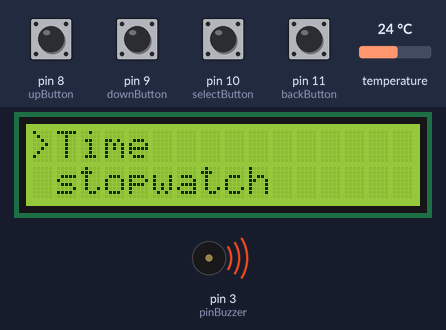
A sketch run on a simulated Arduino Uno, built with avr-gcc and run on an emulated ATmega328P. On the bench: 16×2 character LCD, buzzer (waves = sounding, pin HIGH). The test bench sets the inputs (shaded band); at power-on: pin 8 (upButton), pin 9 (downButton), pin 10 (selectButton), pin 11 (backButton) HIGH, temperature 24 °C. The local clock reads 2024-03-15 10:24:30 at power-on unless the sketch sets it; what the sketch prints to the serial monitor is not drawn.

Above: at 1.3 s.
1.4 s: pin 10 (selectButton) pulled LOW for 0.15 s
At 2.4 s:
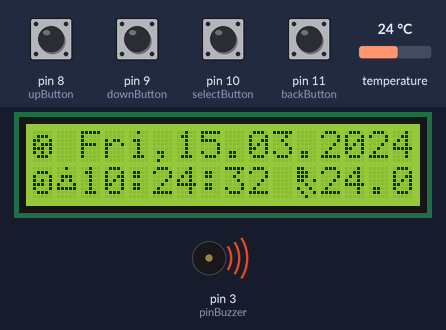
4.5 s: temperature set to 12 °C
At 5.8 s:
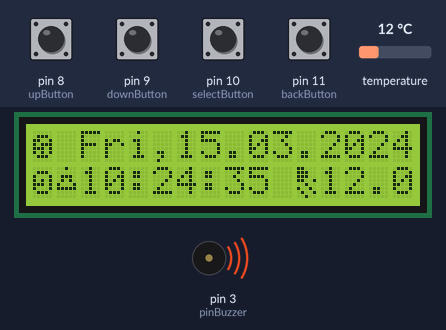
6.5 s: pin 11 (backButton) pulled LOW for 0.15 s
At 7.4 s:
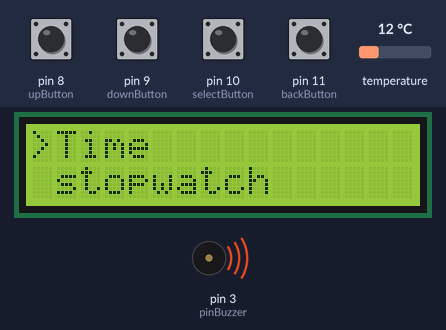
8.1 s: pin 9 (downButton) pulled LOW for 0.15 s
At 9.1 s:
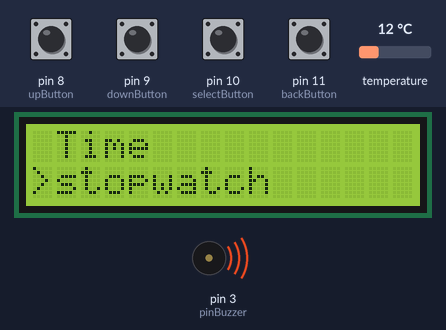
9.7 s: pin 10 (selectButton) pulled LOW for 1 s
At 10.5 s:
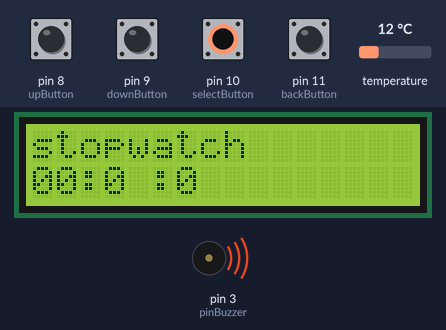
13.7 s: pin 11 (backButton) pulled LOW for 1 s
At 14.4 s:
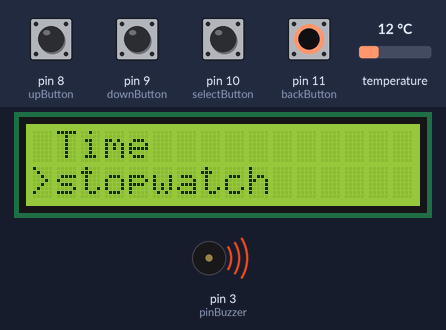
Timing chart, 0 to 16.7 s (numbered marks = the images above; inputs shaded):
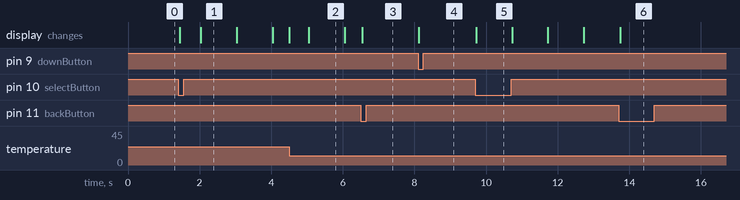

The sketch:

remakecOK11_25_18.ino
```cpp
#include <DS3231.h>
#include <Wire.h>
#include <LiquidCrystal_I2C.h>


//declar ds3231 as rtc
DS3231 rtc(SDA, SCL);


// Set the LCD address to 0x27 in PCF8574 by NXP and Set to 0x3F in PCF8574A by Ti
LiquidCrystal_I2C lcd(0x27, 2, 1, 0, 4, 5, 6, 7, 3, POSITIVE);

int upButton = 8;
int downButton = 9;
int selectButton = 10;
int backButton =  11;
int menu = 1;
int pinBuzzer = 3;

byte DateIcon[] ={
  B00000,
  B01110,
  B11001,
  B10111,
  B11101,
  B10101,
  B01110,
  B00000
};

byte ClockIcon[] ={
  B00000,
  B01110,
  B10001,
  B10101,
  B11101,
  B10001,
  B01110,
  B00000
};

byte TempIcon[] ={
  B11000,
  B11100,
  B11100,
  B11001,
  B00100,
  B10010,
  B01001,
  B00100
};

byte CommaIcon[] = {
  B00000,
  B00000,
  B00000,
  B00000,
  B00000,
  B01100,
  B00100,
  B01000
};

byte AlarmIcon[] ={
  B00100,
  B00000,
  B01110,
  B01010,
  B10001,
  B11111,
  B00000,
  B00000
};

byte ArrowIcon[] ={
  B10000,
  B11000,
  B11100,
  B11110,
  B11110,
  B11100,
  B11000,
  B10000
};

byte CircleIcon[] = {
  B00000,
  B00000,
  B00100,
  B01110,
  B01110,
  B00100,
  B00000,
  B00000
};

byte NothingIcon[] = {
  B00000,
  B00000,
  B00000,
  B00000,
  B00000,
  B00000,
  B00000,
  B00000
};

Time t;
uint8_t hh = 0, mm = 0, ss = 0;

void setup() {
  // put your setup code here, to run once:
  lcd.begin(16, 2);
  lcd.createChar(0, DateIcon);
  lcd.createChar(1, ClockIcon);
  lcd.createChar(2, TempIcon);
  lcd.createChar(3, CommaIcon);
  lcd.createChar(4, AlarmIcon);
  lcd.createChar(5, ArrowIcon);
  lcd.createChar(6, CircleIcon);
  lcd.createChar(7, NothingIcon);
  Serial.begin(115200);
  rtc.begin();
  pinMode(pinBuzzer, OUTPUT);
  pinMode(upButton, INPUT_PULLUP);
  pinMode(downButton, INPUT_PULLUP);
  pinMode(selectButton, INPUT_PULLUP);
  pinMode(backButton, INPUT_PULLUP);
  Serial.begin(9600);
  digitalWrite(pinBuzzer, HIGH);
  updateMenu();
}

void loop() {
  // put your main code here, to run repeatedly:
  if (!digitalRead(downButton)){
    menu++;
    Serial.println(menu);
    updateMenu();
    delay(100);
    while (!digitalRead(downButton));
  }
  if (!digitalRead(upButton)){
    menu--;
    updateMenu();
    delay(100);
    while(!digitalRead(upButton));
  }
  if (!digitalRead(selectButton)){
    executeAction();
  }
  if (!digitalRead(backButton)){
    updateMenu();
    delay(100);
    while(!digitalRead(backButton));
  }

}

void printSerial(){
  Serial.print(rtc.getDOWStr());
  Serial.print("");

  Serial.print(rtc.getDateStr());
  Serial.print(" -- ");

  Serial.println(rtc.getTimeStr());
  delay(1000);

}

void iconTemplateDashBoard(){
  lcd.setCursor(0, 0);
  lcd.write(byte(0));
  lcd.setCursor(0, 1);
  lcd.write(byte(1));
  lcd.setCursor(11, 1);
  lcd.write(byte(2));
}

void updateMenu() {
  switch (menu) {
    case 0:
      menu = 1;
      break;
    case 1:
      lcd.clear();
      lcd.print(">Time");
      lcd.setCursor(0, 1);
      lcd.print(" stopwatch");
      break;
    case 2:
      lcd.clear();
      lcd.print(" Time");
      lcd.setCursor(0, 1);
      lcd.print(">stopwatch");
      break;
    case 3:
      menu = 3;
      break;
  }
}

void executeAction() {
  switch (menu) {
    case 1:
      TimeRtcLcd();
      break;
    case 2:
      stopwatch();
      break;
  }
}

void TimeRtcLcd(){
    lcd.clear();
    iconTemplateDashBoard();
    while(rtc.getTimeStr()){
      lcd.setCursor(1,1);
      lcd.write(byte(4));
      lcd.setCursor(2, 0);
      lcd.print(rtc.getDOWStr(1));
      lcd.setCursor(5, 0);
      lcd.write(byte(3));

      lcd.setCursor(6,0);
      lcd.print(rtc.getDateStr());

      lcd.setCursor(2,1);
      lcd.print(rtc.getTimeStr());

      lcd.setCursor(12, 1);
      lcd.print(rtc.getTemp());
      setAlarm(04, 30, 00);
      if (!digitalRead(backButton)){
        break;
        updateMenu();
      }
    }

}

void setAlarm(int h, int m, int s){
  digitalWrite(pinBuzzer, HIGH);

  t = rtc.getTime();
  int hours = h;
  int minute = m;
  int seconds = s;

  hh = t.hour,DEC;
  mm = t.min,DEC;
  ss = t.sec,DEC;


  if(hours == hh && minute == mm && seconds == ss){
      for(int i = 0; i <= 5 ; i++){
          lcd.setCursor(10, 1);
          lcd.write(byte(4));
          delay(500);
          lcd.setCursor(10, 1);
          lcd.write(byte(7));
          Serial.println("alarm ring");
          digitalWrite(pinBuzzer, HIGH);
          delay(500);
          digitalWrite(pinBuzzer, LOW);
          delay(500);
        }
    }

}

void stopwatch() {
  lcd.clear();
  lcd.setCursor(0,0);
  lcd.print("stopwatch");
  lcd.setCursor(0,1);
  lcd.print("00:0");
  int hour = 0;
  int minute = 0;
  int seccond = 0;
  lcd.setCursor(2, 1);
  lcd.print(":");
  lcd.setCursor(5, 1);
  lcd.print(":");
  for(int i = 0 ; i < 60 ; i++ ){
      lcd.setCursor(6,1);
      lcd.print(i);
      delay(1000);
      if(i == 59 ){
          minute = minute + 1 ;
          lcd.setCursor(3,1);
          lcd.print(minute);
          i = 0;
          lcd.setCursor(7,1);
          lcd.print(" ");
          if(minute == 59 ){
            hour += 1;
            lcd.setCursor(2,1);
            lcd.print(hour);
            minute = 0;

           }
        }
        if (!digitalRead(backButton)){
          break;
          updateMenu();
        }
    }

}
```

Measured:
- after the input at 1.4 s, the display: first changes after 0.05 s (image 1 shows a later state)
- after the input at 6.5 s, the display: changes at once (image 3)
- after the input at 8.1 s, the display: changes at once (image 4)
- after the input at 9.7 s, the display: changes at once (image 5)
- after the input at 13.7 s, the display: changes after 0.05 s (image 6)
- what the display in image 1 shows lasts 1.0 s, from 2.0 s to 3.0 s
